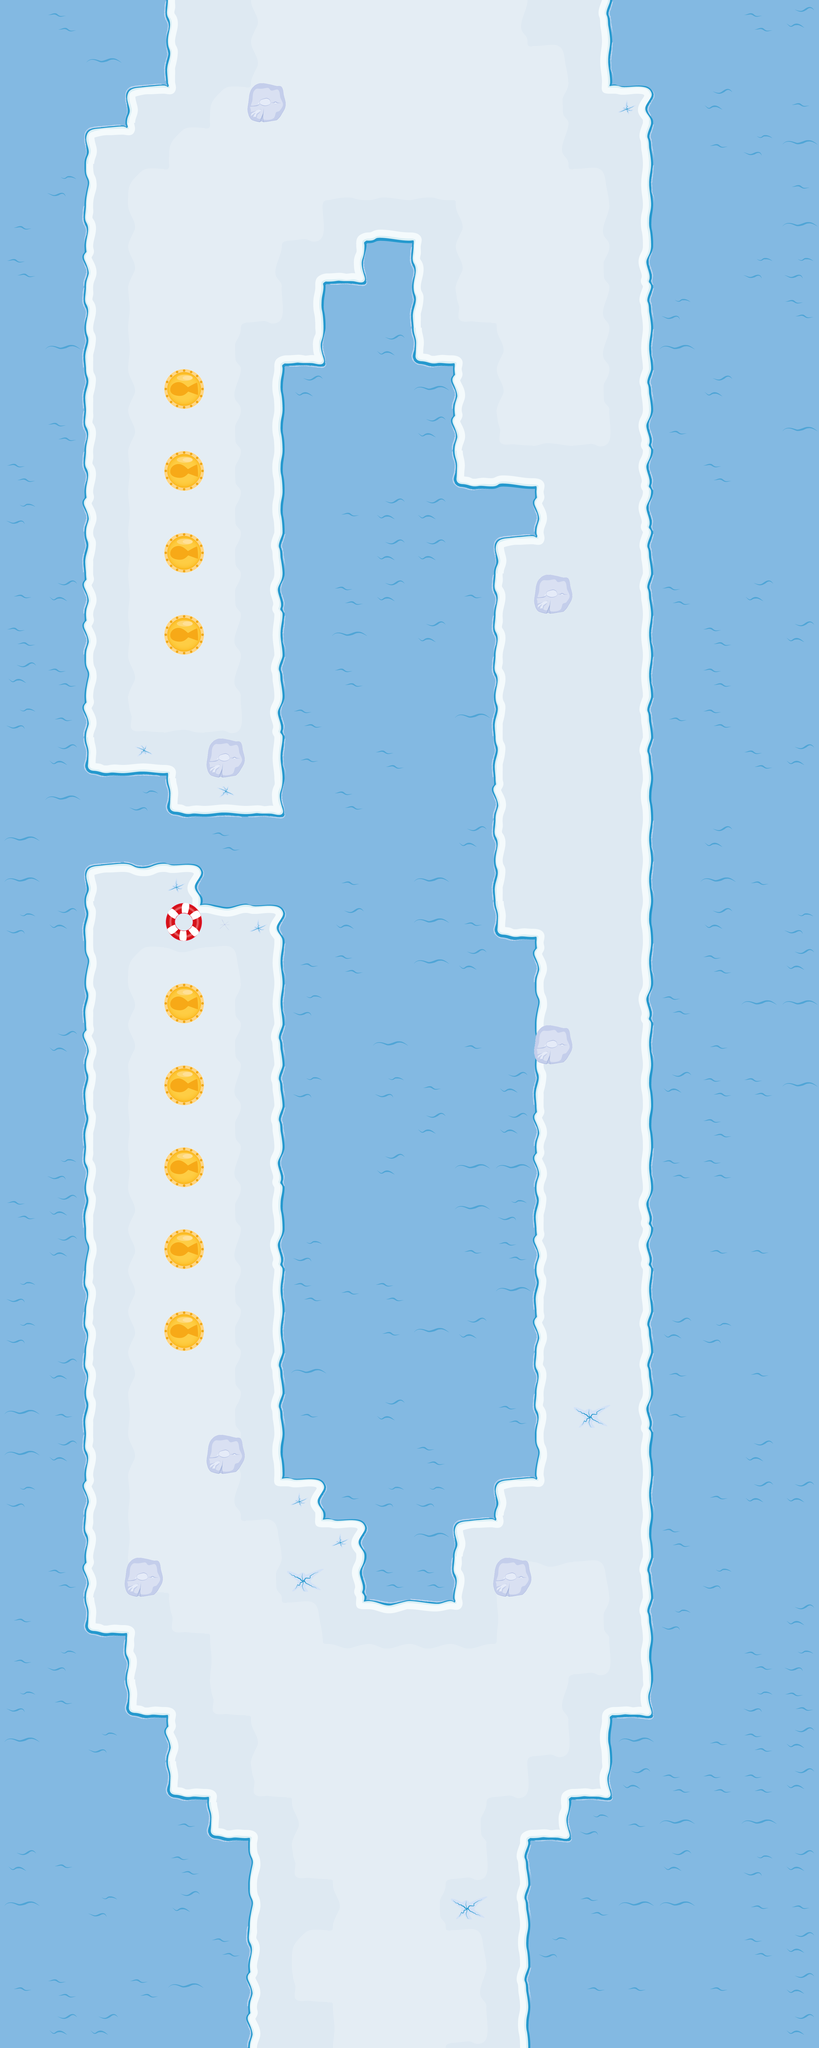

A 2D game scene composited from a Tiled map and its tileset images. What follows is a short description and the map's XML, with each tile layer's data collapsed to a summary:
An orthogonal 20x50 tile map with 160x160 px tiles, 3 tile layers (Floor, PickUps, Obstacles) and 7 objects.

<map version="1.0" orientation="orthogonal" renderorder="right-down" width="20" height="50" tilewidth="160" tileheight="160" nextobjectid="11">
 <tileset firstgid="1" name="Map v2" tilewidth="160" tileheight="160" tilecount="100" columns="10">
  <image source="Map v2.gif" width="1600" height="1600" />
  <terraintypes>
   <terrain name="Wasser" tile="14" />
   <terrain name="Ice" tile="6" />
   <terrain name="Snow" tile="59" />
   <terrain name="Shield" tile="70" />
   <terrain name="Ring" tile="71" />
   <terrain name="Iceberg" tile="72" />
   <terrain name="Coin" tile="73" />
  </terraintypes>
  <tile id="0" terrain="1,1,1,0" />
  <tile id="1" terrain="1,1,0,0" />
  <tile id="2" terrain="1,1,0,0" />
  <tile id="3" terrain="1,1,0,0" />
  <tile id="4" terrain="1,1,0,0" />
  <tile id="5" terrain="1,1,0,1" />
  <tile id="6" terrain="1,1,1,1" />
  <tile id="10" terrain="1,0,1,0" />
  <tile id="11" terrain="0,0,0,0" />
  <tile id="12" terrain="0,0,0,0" />
  <tile id="13" terrain="0,0,0,0" />
  <tile id="14" terrain="0,0,0,0" />
  <tile id="15" terrain="0,1,0,1" />
  <tile id="16" terrain="1,1,1,1" />
  <tile id="20" terrain="1,0,1,0" />
  <tile id="21" terrain="0,0,0,0" />
  <tile id="22" terrain="0,0,0,1" />
  <tile id="23" terrain="0,0,1,0" />
  <tile id="24" terrain="0,0,0,0" />
  <tile id="25" terrain="0,1,0,1" />
  <tile id="26" terrain="1,1,1,1" />
  <tile id="30" terrain="1,0,1,0" />
  <tile id="31" terrain="0,0,0,0" />
  <tile id="32" terrain="0,1,0,0" />
  <tile id="33" terrain="1,0,0,0" />
  <tile id="34" terrain="0,0,0,0" />
  <tile id="35" terrain="0,1,0,1" />
  <tile id="36" terrain="1,1,1,1" />
  <tile id="40" terrain="1,0,1,0" />
  <tile id="41" terrain="0,0,0,0" />
  <tile id="42" terrain="0,0,0,0" />
  <tile id="43" terrain="0,0,0,0" />
  <tile id="44" terrain="0,0,0,0" />
  <tile id="45" terrain="0,1,0,1" />
  <tile id="50" terrain="1,0,1,1" />
  <tile id="51" terrain="0,0,1,1" />
  <tile id="52" terrain="0,0,1,1" />
  <tile id="53" terrain="0,0,1,1" />
  <tile id="54" terrain="0,0,1,1" />
  <tile id="55" terrain="0,1,1,1" />
  <tile id="59" terrain="2,2,2,2" />
  <tile id="66" terrain="2,2,2,1" />
  <tile id="67" terrain="2,2,1,1" />
  <tile id="68" terrain="2,2,1,1" />
  <tile id="69" terrain="2,2,1,2" />
  <tile id="70" terrain="3,3,3,3" />
  <tile id="71" terrain="4,4,4,4" />
  <tile id="72" terrain="5,5,5,5" />
  <tile id="73" terrain="6,6,6,6" />
  <tile id="76" terrain="2,1,2,1" />
  <tile id="77" terrain="1,1,1,2" />
  <tile id="78" terrain="1,1,2,1" />
  <tile id="79" terrain="1,2,1,2" />
  <tile id="86" terrain="2,1,2,1" />
  <tile id="87" terrain="1,2,1,1" />
  <tile id="88" terrain="2,1,1,1" />
  <tile id="89" terrain="1,2,1,2" />
  <tile id="96" terrain="2,1,2,2" />
  <tile id="97" terrain="1,1,2,2" />
  <tile id="98" terrain="1,1,2,2" />
  <tile id="99" terrain="1,2,2,2" />
 </tileset>
 <layer name="Floor" width="20" height="50">
  <data>[1000 cells, 1000 non-empty, 67 distinct tile ids]</data>
 </layer>
 <layer name="PickUps" width="20" height="50">
  <data>[1000 cells, 10 non-empty, 2 distinct tile ids]</data>
 </layer>
 <layer name="Obstacles" width="20" height="50">
  <data>[1000 cells, 7 non-empty, 1 distinct tile ids]</data>
 </layer>
 <objectgroup name="Eisberg" visible="0">
  <object id="1" gid="73" x="478.182" y="6239.03" width="160" height="160" />
  <object id="3" gid="73" x="800.727" y="5758.55" width="160" height="160" />
  <object id="5" gid="73" x="1925.7" y="6241.7" width="160" height="160" />
  <object id="6" gid="73" x="2122.3" y="4161.82" width="160" height="160" />
  <object id="7" gid="73" x="2080.36" y="2398.3" width="160" height="160" />
  <object id="8" gid="73" x="952.121" y="477.091" width="160" height="160" />
  <object id="10" gid="73" x="801.818" y="3044.24" width="160" height="160" />
 </objectgroup>
</map>
